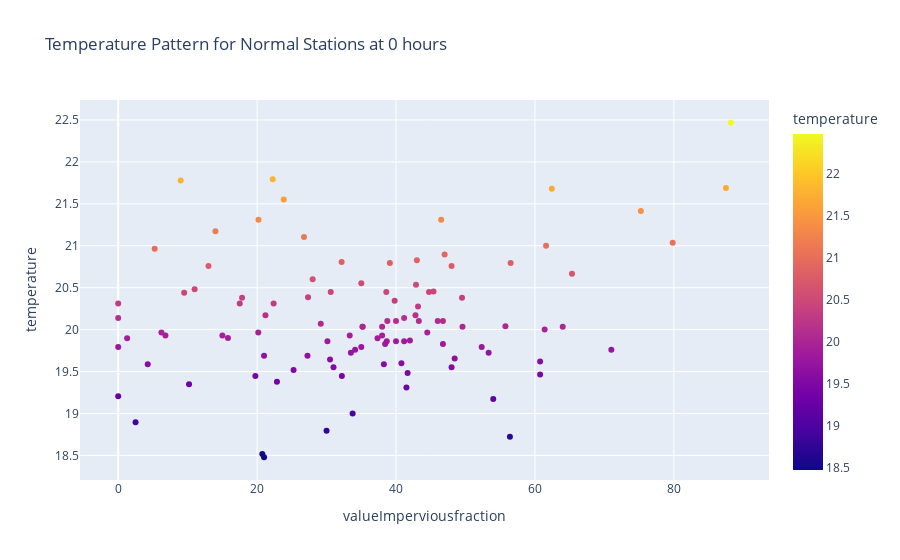
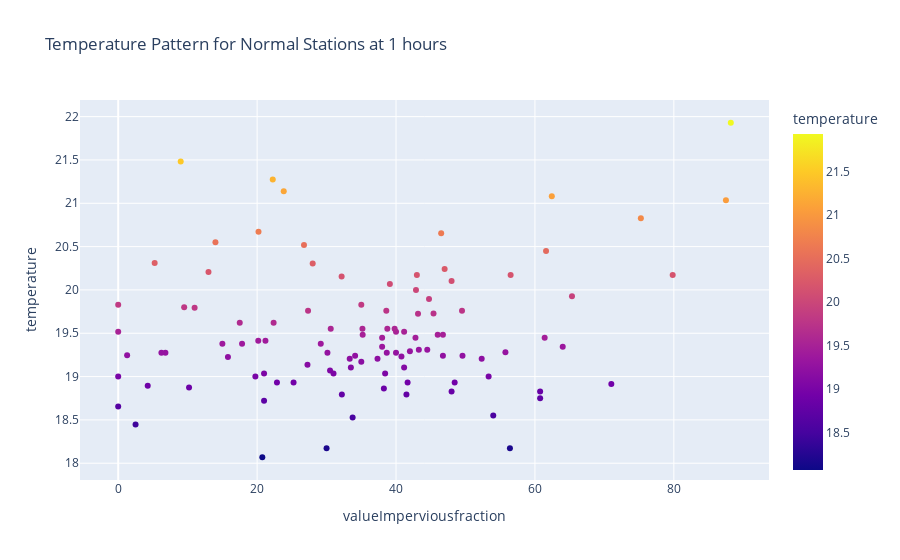
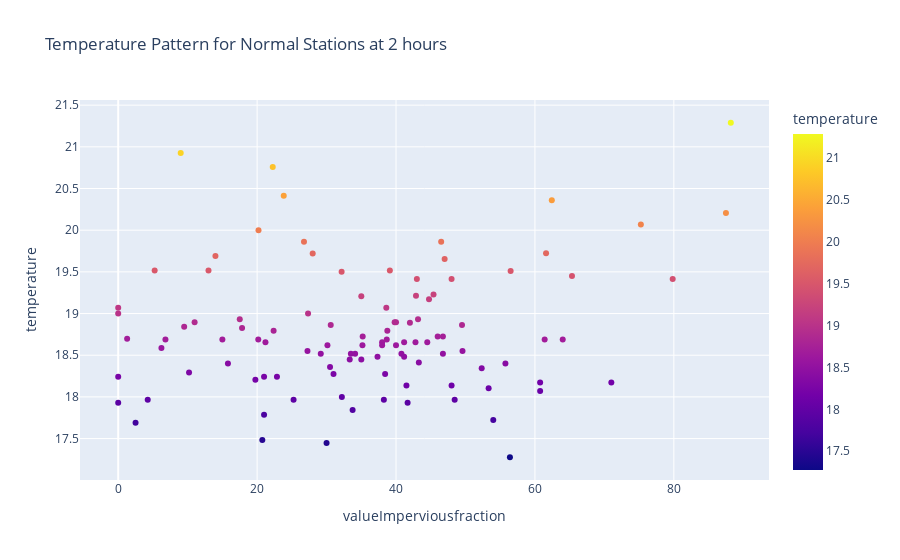

Notebook code cell kept with these figures, in order:
### Code cell
for hour in range(24):
    fig= pe.scatter(grouped_data.query(f'hour == {hour}'),
                     x="valueImperviousfraction", 
                     y="temperature", 
                     color='temperature', 
                     title=f'Temperature Pattern for Normal Stations at {hour} hours',
                     hover_data=['station','hour','temperature','valueImperviousfraction'])
    fig.show()
